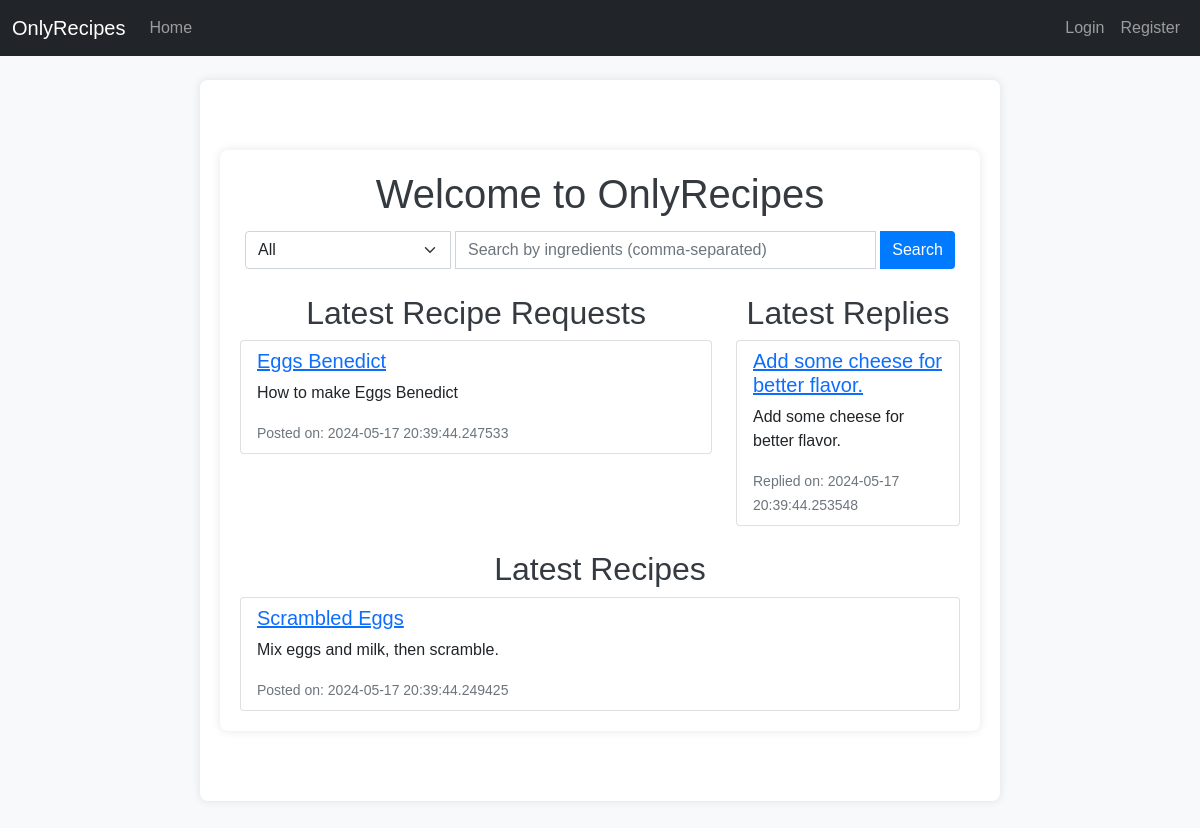
The page /index on the database as committed earlier.
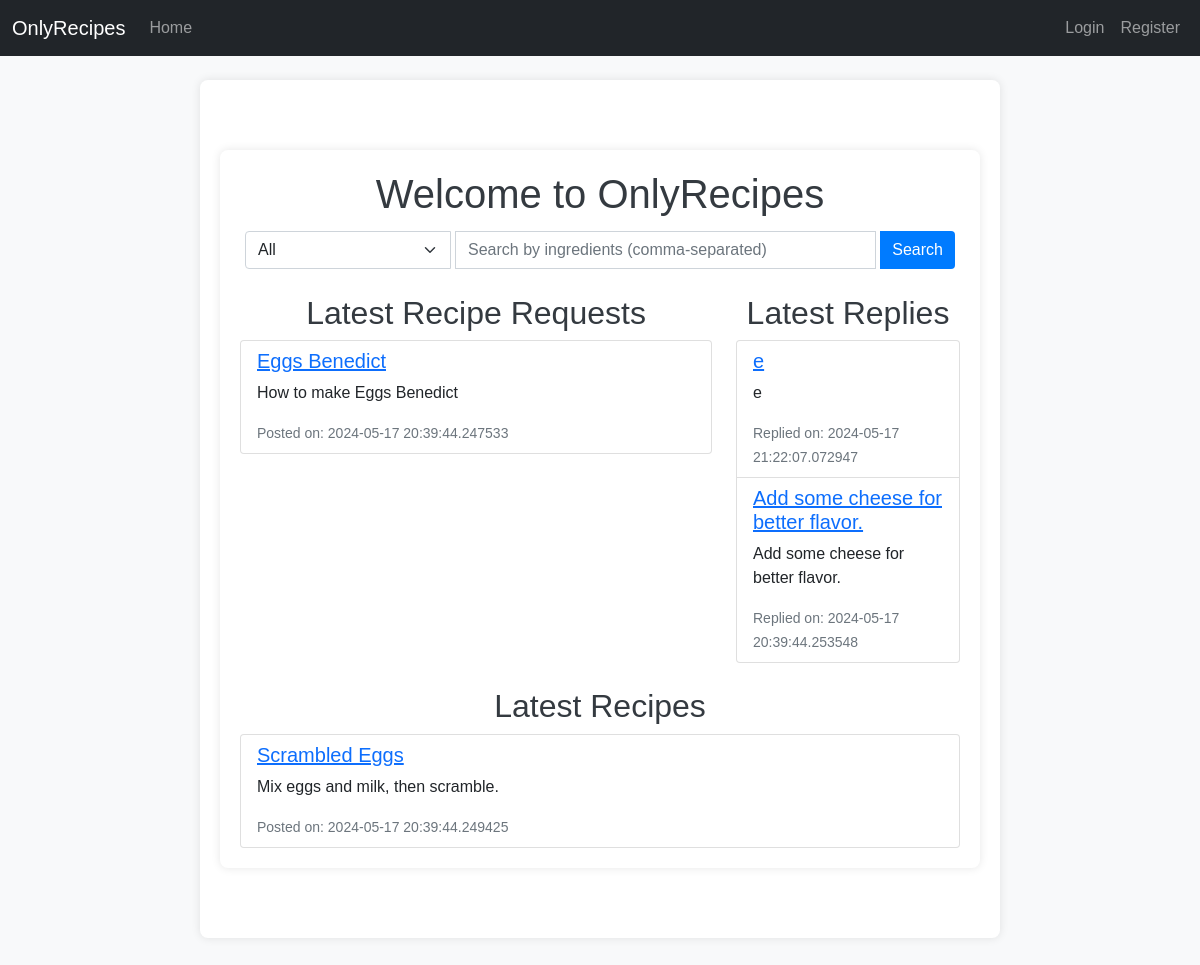
The same page on the database as committed later.
### app/models.py (models this page shows, shortened)
class RecipeRequest(db.Model):
    id = db.Column(db.Integer, primary_key=True)
    title = db.Column(db.String(100), unique=True, nullable=False)
    description = db.Column(db.Text, nullable=False)
    meal_type = db.Column(db.String(50), nullable=False)
    created_at = db.Column(db.DateTime, default=datetime.utcnow)
    ingredients = db.relationship('Ingredient', secondary=recipe_request_ingredients, lazy='subquery', backref=db.backref('recipe_requests', lazy=True))
    replies = db.relationship('RecipeReply', backref='request', lazy=True)
    user_id = db.Column(db.Integer, db.ForeignKey('user.id'), nullable=False)

class RecipeReply(db.Model):
    id = db.Column(db.Integer, primary_key=True)
    content = db.Column(db.Text, nullable=False)
    created_at = db.Column(db.DateTime, default=datetime.utcnow)
    request_id = db.Column(db.Integer, db.ForeignKey('recipe_request.id'), nullable=False)
    user_id = db.Column(db.Integer, db.ForeignKey('user.id'), nullable=False)

class Recipe(db.Model):
    id = db.Column(db.String(36), primary_key=True, default=str(uuid.uuid4()))
    title = db.Column(db.String(120), nullable=False)
    ingredients = db.Column(db.Text, nullable=False)
    instructions = db.Column(db.Text, nullable=False)
    created_at = db.Column(db.DateTime, nullable=False, default=datetime.utcnow)
    meal_type = db.Column(db.String(50))
    user_id = db.Column(db.Integer, db.ForeignKey('user.id'), nullable=False)
    ingredients = db.relationship('Ingredient', secondary=recipe_ingredients, lazy='subquery', backref=db.backref('recipes', lazy=True))

### app/routes.py (the view)
@bp.route('/')
@bp.route('/index')
def index():
    recipe_requests = RecipeRequest.query.order_by(RecipeRequest.created_at.desc()).limit(5).all()
    recipe_replies = RecipeReply.query.order_by(RecipeReply.created_at.desc()).limit(5).all()
    latest_recipes = Recipe.query.order_by(Recipe.created_at.desc()).limit(5).all()
    return render_template('index.html', recipe_requests=recipe_requests, recipe_replies=recipe_replies, latest_recipes=latest_recipes)

### app/templates/index.html (shortened to what this page needs)
{% extends "base.html" %}
{% block content %}
<div class="container">
    <h1 id="welcomeMessage">Welcome to OnlyRecipes</h1>
    <form id="searchForm" action="{{ url_for('main.search') }}" method="GET" class="mb-3">
        <div class="input-group">
            <select class="form-select" id="meal_type" name="meal_type">
                <option value="">All</option>
            </select>
            <input type="text" id="search_query" class="form-control" placeholder="Search by ingredients (comma-separated)" name="search_query">
            <button class="btn btn-outline-primary" type="submit">Search</button>
        </div>
    </form>
    <div class="row">
        <div class="col-md-8">
            <h2>Latest Recipe Requests</h2>
            <ul class="list-group">
                {% if recipe_requests %}
                    {% for request in recipe_requests %}
                        <li class="list-group-item">
                            <h5><a href="{{ url_for('main.view_recipe_request', id=request.id) }}">{{ request.title }}</a></h5>
                            <p>{{ request.description }}</p>
                            <small class="text-muted">Posted on: {{ request.created_at }}</small>
                        </li>
                    {% endfor %}
                {% else %}
                    <li class="list-group-item">No recipe requests found.</li>
                {% endif %}
            </ul>
        </div>
        <div class="col-md-4">
            <h2>Latest Replies</h2>
            <ul class="list-group">
                {% if recipe_replies %}
                    {% for reply in recipe_replies %}
                        <li class="list-group-item">
                            <h5><a href="{{ url_for('main.view_reply', id=reply.id) }}">{{ reply.content }}</a></h5>
                            <p>{{ reply.content }}</p>
                            <small class="text-muted">Replied on: {{ reply.created_at }}</small>
                        </li>
                    {% endfor %}
                {% else %}
                    <li class="list-group-item">No recipe replies found.</li>
                {% endif %}
            </ul>
        </div>
    </div>
    <div class="mt-4">
        <h2>Latest Recipes</h2>
        <ul class="list-group">
            {% if latest_recipes %}
                {% for recipe in latest_recipes %}
                    <li class="list-group-item">
                        <h5><a href="{{ url_for('main.view_recipe', id=recipe.id) }}">{{ recipe.title }}</a></h5>
                        <p>{{ recipe.instructions }}</p>
                        <small class="text-muted">Posted on: {{ recipe.created_at }}</small>
                    </li>
                {% endfor %}
            {% else %}
                <li class="list-group-item">No recipes found.</li>
            {% endif %}
        </ul>
    </div>
</div>
{% endblock %}

Rows that differ between the two databases and show on the page:
added RecipeReply: content "e", created_at "2024-05-17 21:22:07.072947"
